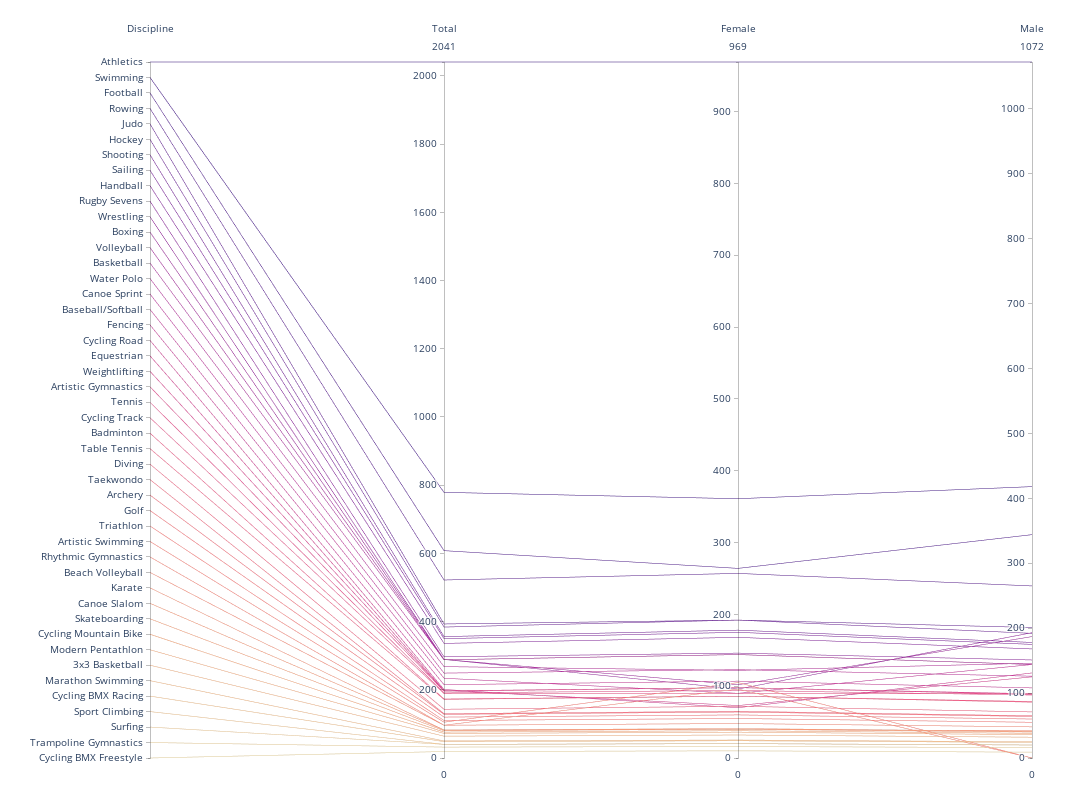

Notebook cell for this chart:
### Code cell
df_ = df_entries.copy()
dimensions = list([ dict(range=(df_['Discipline Code'].max(), 1),label='Discipline', values=df_['Discipline Code'],
                       tickvals = df_['Discipline Code'], ticktext = df_['Discipline']),
                    dict(range=(0,df_['Total'].max()), label='Total', values=df_['Total']),
                    dict(range=(0,df_['Female'].max()), label='Female', values=df_['Female']),
                    dict(range=(0,df_['Male'].max()), label='Male', values=df_['Male']),
                  ])
fig = go.Figure(data= go.Parcoords(line = dict(color = df_['Discipline Code'], colorscale = 'agsunset'),dimensions = dimensions))
fig.update_layout(width=1200, height=800,margin=dict(l=150, r=60, t=60, b=40))
fig.show()

### Figure 1 — Plotly figure (JSON) as saved in the notebook; plotly's stock layout.template omitted (floating-point values rounded to 4 significant figures)
{"data": [{"dimensions": [{"label": "Discipline", "range": [46, 1], "ticktext": ["Athletics", "Swimming", "Football", "Rowing", "Judo", "Hockey", "Shooting", "Sailing", "Handball", "Rugby Sevens", "Wrestling", "Boxing", "Volleyball", "Basketball", "Water Polo", "Canoe Sprint", "Baseball/Softball", "Fencing", "Cycling Road", "Equestrian", "Weightlifting", "Artistic Gymnastics", "Tennis", "Cycling Track", "Badminton", "Table Tennis", "Diving", "Taekwondo", "Archery", "Golf", "Triathlon", "Artistic Swimming", "Rhythmic Gymnastics", "Beach Volleyball", "Karate", "Canoe Slalom", "Skateboarding", "Cycling Mountain Bike", "Modern Pentathlon", "3x3 Basketball", "Marathon Swimming", "Cycling BMX Racing", "Sport Climbing", "Surfing", "Trampoline Gymnastics", "Cycling BMX Freestyle"], "tickvals": [1, 2, 3, 4, 5, 6, 7, 8, 9, 10, 11, 12, 13, 14, 15, 16, 17, 18, 19, 20, 21, 22, 23, 24, 25, 26, 27, 28, 29, 30, 31, 32, 33, 34, 35, 36, 37, 38, 39, 40, 41, 42, 43, 44, 45, 46], "values": [1, 2, 3, 4, 5, 6, 7, 8, 9, 10, 11, 12, 13, 14, 15, 16, 17, 18, 19, 20, 21, 22, 23, 24, 25, 26, 27, 28, 29, 30, 31, 32, 33, 34, 35, 36, 37, 38, 39, 40, 41, 42, 43, 44, 45, 46]}, {"label": "Total", "range": [0, 2041], "values": [2041, 779, 608, 522, 393, 384, 356, 350, 336, 297, 289, 289, 288, 288, 268, 249, 234, 215, 201, 198, 197, 196, 191, 189, 173, 172, 143, 130, 128, 120, 110, 105, 96, 96, 82, 82, 80, 76, 72, 64, 50, 48, 40, 40, 32, 19]}, {"label": "Female", "range": [0, 969], "values": [969, 361, 264, 257, 192, 192, 178, 175, 168, 146, 96, 102, 144, 144, 122, 123, 90, 107, 70, 73, 98, 98, 94, 90, 86, 86, 72, 65, 64, 60, 55, 105, 96, 48, 40, 41, 40, 38, 36, 32, 25, 24, 20, 20, 16, 10]}, {"label": "Male", "range": [0, 1072], "values": [1072, 418, 344, 265, 201, 192, 178, 175, 168, 151, 193, 187, 144, 144, 146, 126, 144, 108, 131, 125, 99, 98, 97, 99, 87, 86, 71, 65, 64, 60, 55, 0, 0, 48, 42, 41, 40, 38, 36, 32, 25, 24, 20, 20, 16, 9]}], "line": {"color": [1, 2, 3, 4, 5, 6, 7, 8, 9, 10, 11, 12, 13, 14, 15, 16, 17, 18, 19, 20, 21, 22, 23, 24, 25, 26, 27, 28, 29, 30, 31, 32, 33, 34, 35, 36, 37, 38, 39, 40, 41, 42, 43, 44, 45, 46], "colorscale": [[0, "rgb(75, 41, 145)"], [0.1667, "rgb(135, 44, 162)"], [0.3333, "rgb(192, 54, 157)"], [0.5, "rgb(234, 79, 136)"], [0.6667, "rgb(250, 120, 118)"], [0.8333, "rgb(246, 169, 122)"], [1, "rgb(237, 217, 163)"]]}, "type": "parcoords"}], "layout": {"height": 800, "margin": {"b": 40, "l": 150, "r": 60, "t": 60}, "width": 1200}}
